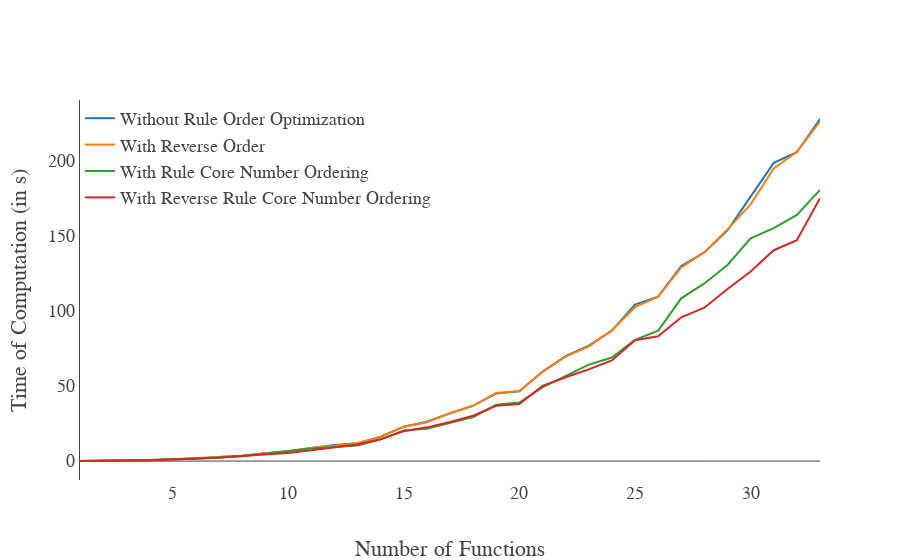

This figure's notebook cell:
### Code cell
layout = Layout(
  #  title='Comparisation Performance With Rule Order Optimization',
    font=dict(family='Latin Modern Math', size=6*3),
    xaxis=dict(
        title='Number of Functions',
        autorange=True,
        showgrid=False,
        zeroline=True,
        showline=False,
        autotick=True,
        ticks='',
        showticklabels=True
    ),
    yaxis=dict(
        title='Time of Computation (in s)',
        autorange=True,
        showgrid=False,
        zeroline=True,
        showline=True,
        autotick=True,
        ticks='',
        showticklabels=True
    ),
    legend=dict(x=0, y=1)
)
fig = Figure(data=[data0, data1, data2, data3], layout=layout)
iplot(fig)

### Figure 1 — Plotly figure (JSON) as saved in the notebook; plotly's stock layout.template omitted (floating-point values rounded to 4 significant figures)
{"data": [{"name": "Without Rule Order Optimization", "type": "scatter", "x": [1, 2, 3, 4, 5, 6, 7, 8, 9, 10, 11, 12, 13, 14, 15, 16, 17, 18, 19, 20, 21, 22, 23, 24, 25, 26, 27, 28, 29, 30, 31, 32, 33], "y": [0.05936, 0.1693, 0.4241, 0.6468, 1.156, 1.61, 2.713, 3.487, 5.223, 6.533, 8.766, 10.66, 11.92, 16.2, 22.85, 26.19, 31.78, 36.86, 44.91, 46.42, 59.47, 69.82, 76.79, 86.74, 104.0, 109.3, 129.7, 138.7, 153.3, 175.5, 198.3, 205.4, 227.4]}, {"name": "With Reverse Order", "type": "scatter", "x": [1, 2, 3, 4, 5, 6, 7, 8, 9, 10, 11, 12, 13, 14, 15, 16, 17, 18, 19, 20, 21, 22, 23, 24, 25, 26, 27, 28, 29, 30, 31, 32, 33], "y": [0.06139, 0.1669, 0.416, 0.6413, 1.141, 1.83, 2.814, 3.487, 5.254, 6.494, 8.75, 10.35, 11.89, 16.28, 22.85, 25.86, 31.78, 36.74, 45.21, 46.61, 59.26, 69.41, 76.25, 86.88, 102.3, 109.4, 128.7, 138.9, 154.1, 170.7, 194.6, 205.6, 225.7]}, {"name": "With Rule Core Number Ordering", "type": "scatter", "x": [1, 2, 3, 4, 5, 6, 7, 8, 9, 10, 11, 12, 13, 14, 15, 16, 17, 18, 19, 20, 21, 22, 23, 24, 25, 26, 27, 28, 29, 30, 31, 32, 33], "y": [0.06479, 0.178, 0.3884, 0.6015, 1.208, 1.673, 2.357, 3.178, 4.975, 6.427, 8.31, 9.437, 10.4, 14.44, 20.27, 21.44, 25.51, 29.2, 37.43, 38.9, 49.0, 56.31, 64.12, 68.87, 80.65, 86.7, 108.2, 118.1, 130.3, 148.1, 154.8, 163.7, 180.3]}, {"name": "With Reverse Rule Core Number Ordering", "type": "scatter", "x": [1, 2, 3, 4, 5, 6, 7, 8, 9, 10, 11, 12, 13, 14, 15, 16, 17, 18, 19, 20, 21, 22, 23, 24, 25, 26, 27, 28, 29, 30, 31, 32, 33], "y": [0.0624, 0.1747, 0.4039, 0.6174, 1.113, 1.507, 2.278, 3.337, 4.368, 5.301, 7.193, 9.169, 11.02, 14.47, 19.89, 22.42, 25.96, 30.18, 36.8, 38.0, 49.96, 55.72, 60.94, 66.9, 80.29, 82.93, 95.56, 102.0, 114.4, 126.0, 140.2, 146.8, 174.7]}], "layout": {"font": {"family": "Latin Modern Math", "size": 18}, "legend": {"x": 0, "y": 1}, "xaxis": {"autorange": true, "autotick": true, "showgrid": false, "showline": false, "showticklabels": true, "ticks": "", "title": "Number of Functions", "zeroline": true}, "yaxis": {"autorange": true, "autotick": true, "showgrid": false, "showline": true, "showticklabels": true, "ticks": "", "title": "Time of Computation (in s)", "zeroline": true}}}
